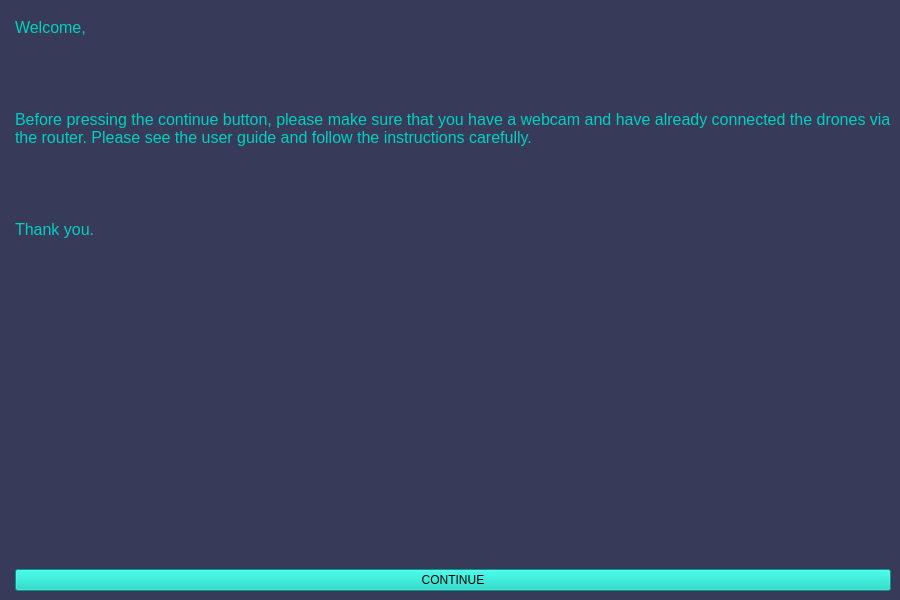
<?xml version="1.0" encoding="UTF-8"?>
<ui version="4.0">
 <class>MainWindow</class>
 <widget class="QMainWindow" name="MainWindow">
  <property name="geometry">
   <rect>
    <x>0</x>
    <y>0</y>
    <width>900</width>
    <height>600</height>
   </rect>
  </property>
  <property name="sizePolicy">
   <sizepolicy hsizetype="Preferred" vsizetype="Preferred">
    <horstretch>0</horstretch>
    <verstretch>0</verstretch>
   </sizepolicy>
  </property>
  <property name="minimumSize">
   <size>
    <width>900</width>
    <height>600</height>
   </size>
  </property>
  <property name="maximumSize">
   <size>
    <width>900</width>
    <height>600</height>
   </size>
  </property>
  <property name="windowTitle">
   <string>Project Drone Dance by Team MCS7</string>
  </property>
  <property name="styleSheet">
   <string notr="true">background-color: rgb(56, 58, 89);	
color: rgb(255, 255, 255);</string>
  </property>
  <property name="iconSize">
   <size>
    <width>24</width>
    <height>24</height>
   </size>
  </property>
  <property name="toolButtonStyle">
   <enum>Qt::ToolButtonIconOnly</enum>
  </property>
  <widget class="QWidget" name="centralwidget">
   <layout class="QGridLayout" name="gridLayout">
    <property name="leftMargin">
     <number>0</number>
    </property>
    <property name="topMargin">
     <number>0</number>
    </property>
    <property name="rightMargin">
     <number>0</number>
    </property>
    <property name="bottomMargin">
     <number>0</number>
    </property>
    <property name="spacing">
     <number>0</number>
    </property>
    <item row="0" column="0">
     <widget class="QStackedWidget" name="stackedWidget">
      <property name="currentIndex">
       <number>0</number>
      </property>
      <widget class="QWidget" name="page_instructions">
       <layout class="QFormLayout" name="formLayout">
        <property name="formAlignment">
         <set>Qt::AlignBottom|Qt::AlignLeading|Qt::AlignLeft</set>
        </property>
        <item row="2" column="1">
         <widget class="QPushButton" name="button_proceed">
          <property name="layoutDirection">
           <enum>Qt::LeftToRight</enum>
          </property>
          <property name="styleSheet">
           <string notr="true">background-color: rgb(0, 209, 190);
font: 75 14pt &quot;Segoe UI&quot;;
color: rgb(0, 0, 0);
border-color: rgb(0, 0, 0);
</string>
          </property>
          <property name="text">
           <string>CONTINUE</string>
          </property>
         </widget>
        </item>
        <item row="0" column="1">
         <widget class="QLabel" name="label_description">
          <property name="font">
           <font>
            <family>Arial</family>
            <pointsize>16</pointsize>
           </font>
          </property>
          <property name="layoutDirection">
           <enum>Qt::LeftToRight</enum>
          </property>
          <property name="styleSheet">
           <string notr="true">color: rgb(98, 114, 164);</string>
          </property>
          <property name="text">
           <string>&lt;html&gt;&lt;head/&gt;&lt;body&gt;&lt;p&gt;&lt;span style=&quot; font-size:12pt; color:#00d1be;&quot;&gt;Welcome,&lt;/span&gt;&lt;/p&gt;&lt;p&gt;&lt;span style=&quot; font-size:12pt; color:#00d1be;&quot;&gt;&lt;br/&gt;&lt;/span&gt;&lt;/p&gt;&lt;p&gt;&lt;span style=&quot; font-size:12pt; color:#00d1be;&quot;&gt;Before pressing the continue button, please make sure that you have a webcam and have already connected the drones via the router. Please see the user guide and follow the instructions carefully.&lt;/span&gt;&lt;/p&gt;&lt;p&gt;&lt;span style=&quot; font-size:12pt; color:#00d1be;&quot;&gt;&lt;br/&gt;&lt;/span&gt;&lt;/p&gt;&lt;p&gt;&lt;span style=&quot; font-size:12pt; color:#00d1be;&quot;&gt;Thank you.&lt;/span&gt;&lt;/p&gt;&lt;/body&gt;&lt;/html&gt;</string>
          </property>
          <property name="alignment">
           <set>Qt::AlignLeading|Qt::AlignLeft|Qt::AlignVCenter</set>
          </property>
          <property name="wordWrap">
           <bool>true</bool>
          </property>
         </widget>
        </item>
        <item row="1" column="1">
         <spacer name="verticalSpacer">
          <property name="orientation">
           <enum>Qt::Vertical</enum>
          </property>
          <property name="sizeHint" stdset="0">
           <size>
            <width>20</width>
            <height>40</height>
           </size>
          </property>
         </spacer>
        </item>
       </layout>
      </widget>
      <widget class="QWidget" name="page_capture">
       <layout class="QGridLayout" name="gridLayout_2" rowstretch="5,1" columnstretch="3,0">
        <property name="leftMargin">
         <number>15</number>
        </property>
        <property name="topMargin">
         <number>15</number>
        </property>
        <property name="rightMargin">
         <number>15</number>
        </property>
        <property name="bottomMargin">
         <number>15</number>
        </property>
        <property name="spacing">
         <number>15</number>
        </property>
        <item row="0" column="0">
         <layout class="QVBoxLayout" name="verticalLayout_vidCapture">
          <item>
           <widget class="QFrame" name="frame_vidCapture">
            <property name="styleSheet">
             <string notr="true">background-color: rgb(98, 114, 164);
border-radius: 10px;</string>
            </property>
            <property name="frameShape">
             <enum>QFrame::StyledPanel</enum>
            </property>
            <property name="frameShadow">
             <enum>QFrame::Raised</enum>
            </property>
            <layout class="QVBoxLayout" name="verticalLayout">
             <item>
              <widget class="QLabel" name="label_vidCapture">
               <property name="styleSheet">
                <string notr="true">border-radius: 10px;</string>
               </property>
               <property name="text">
                <string/>
               </property>
               <property name="alignment">
                <set>Qt::AlignCenter</set>
               </property>
              </widget>
             </item>
            </layout>
           </widget>
          </item>
         </layout>
        </item>
        <item row="1" column="0" colspan="2">
         <layout class="QVBoxLayout" name="verticalLayout_stats">
          <item>
           <widget class="QFrame" name="frame_stats">
            <property name="styleSheet">
             <string notr="true">background-color: rgb(98, 114, 164);
border-radius: 10px;</string>
            </property>
            <property name="frameShape">
             <enum>QFrame::StyledPanel</enum>
            </property>
            <property name="frameShadow">
             <enum>QFrame::Raised</enum>
            </property>
           </widget>
          </item>
         </layout>
        </item>
        <item row="0" column="1">
         <layout class="QVBoxLayout" name="verticalLayout_info">
          <item>
           <widget class="QFrame" name="frame_info">
            <property name="styleSheet">
             <string notr="true">background-color: rgb(98, 114, 164);
border-radius: 10px;</string>
            </property>
            <property name="frameShape">
             <enum>QFrame::StyledPanel</enum>
            </property>
            <property name="frameShadow">
             <enum>QFrame::Raised</enum>
            </property>
            <layout class="QVBoxLayout" name="verticalLayout_3">
             <item>
              <layout class="QVBoxLayout" name="verticalLayout_info_2" stretch="1,1,1,1">
               <property name="spacing">
                <number>14</number>
               </property>
               <property name="leftMargin">
                <number>5</number>
               </property>
               <property name="topMargin">
                <number>5</number>
               </property>
               <property name="rightMargin">
                <number>5</number>
               </property>
               <property name="bottomMargin">
                <number>5</number>
               </property>
               <item>
                <widget class="QFrame" name="frame_currentHandGesture">
                 <property name="styleSheet">
                  <string notr="true">background-color: rgb(175, 175, 175);
border-color: rgb(0, 0, 0);</string>
                 </property>
                 <property name="frameShape">
                  <enum>QFrame::StyledPanel</enum>
                 </property>
                 <property name="frameShadow">
                  <enum>QFrame::Raised</enum>
                 </property>
                 <layout class="QVBoxLayout" name="verticalLayout_5">
                  <property name="spacing">
                   <number>0</number>
                  </property>
                  <property name="leftMargin">
                   <number>0</number>
                  </property>
                  <property name="topMargin">
                   <number>0</number>
                  </property>
                  <property name="rightMargin">
                   <number>0</number>
                  </property>
                  <property name="bottomMargin">
                   <number>0</number>
                  </property>
                  <item>
                   <layout class="QVBoxLayout" name="verticalLayout_info_3" stretch="1,2">
                    <property name="spacing">
                     <number>0</number>
                    </property>
                    <property name="sizeConstraint">
                     <enum>QLayout::SetFixedSize</enum>
                    </property>
                    <item>
                     <widget class="QFrame" name="frame_handGesture_top">
                      <property name="styleSheet">
                       <string notr="true">background-color: rgb(112, 112, 112);
border-radius: 0px;</string>
                      </property>
                      <property name="frameShape">
                       <enum>QFrame::StyledPanel</enum>
                      </property>
                      <property name="frameShadow">
                       <enum>QFrame::Raised</enum>
                      </property>
                      <layout class="QGridLayout" name="gridLayout_3">
                       <item row="0" column="0">
                        <widget class="QLabel" name="label_handGesture_title">
                         <property name="font">
                          <font>
                           <family>Segoe UI</family>
                           <pointsize>10</pointsize>
                           <weight>75</weight>
                           <bold>true</bold>
                          </font>
                         </property>
                         <property name="text">
                          <string>Current Predicted Hand Gesture</string>
                         </property>
                         <property name="alignment">
                          <set>Qt::AlignCenter</set>
                         </property>
                        </widget>
                       </item>
                      </layout>
                     </widget>
                    </item>
                    <item>
                     <widget class="QFrame" name="frame_handGesture_bottom">
                      <property name="styleSheet">
                       <string notr="true">border-width : 10px 1px 10px 1px;</string>
                      </property>
                      <property name="frameShape">
                       <enum>QFrame::StyledPanel</enum>
                      </property>
                      <property name="frameShadow">
                       <enum>QFrame::Raised</enum>
                      </property>
                      <layout class="QGridLayout" name="gridLayout_4">
                       <item row="0" column="0">
                        <widget class="QLabel" name="label_handGesture_prediction">
                         <property name="font">
                          <font>
                           <family>Arial</family>
                           <pointsize>12</pointsize>
                           <weight>75</weight>
                           <bold>true</bold>
                          </font>
                         </property>
                         <property name="styleSheet">
                          <string notr="true">color: rgb(0, 0, 0);</string>
                         </property>
                         <property name="text">
                          <string/>
                         </property>
                         <property name="textFormat">
                          <enum>Qt::PlainText</enum>
                         </property>
                         <property name="alignment">
                          <set>Qt::AlignCenter</set>
                         </property>
                        </widget>
                       </item>
                      </layout>
                     </widget>
                    </item>
                   </layout>
                  </item>
                 </layout>
                </widget>
               </item>
               <item>
                <widget class="QFrame" name="frame_gestureCaptured">
                 <property name="styleSheet">
                  <string notr="true">background-color: rgb(175, 175, 175);</string>
                 </property>
                 <property name="frameShape">
                  <enum>QFrame::StyledPanel</enum>
                 </property>
                 <property name="frameShadow">
                  <enum>QFrame::Raised</enum>
                 </property>
                 <layout class="QVBoxLayout" name="verticalLayout_8">
                  <property name="spacing">
                   <number>0</number>
                  </property>
                  <property name="leftMargin">
                   <number>0</number>
                  </property>
                  <property name="topMargin">
                   <number>0</number>
                  </property>
                  <property name="rightMargin">
                   <number>0</number>
                  </property>
                  <property name="bottomMargin">
                   <number>0</number>
                  </property>
                  <item>
                   <layout class="QVBoxLayout" name="verticalLayout_info_4" stretch="1,2">
                    <property name="spacing">
                     <number>0</number>
                    </property>
                    <property name="sizeConstraint">
                     <enum>QLayout::SetFixedSize</enum>
                    </property>
                    <item>
                     <widget class="QFrame" name="frame_gestureCaptured_top">
                      <property name="styleSheet">
                       <string notr="true">background-color: rgb(112, 112, 112);
border-radius: 0px;</string>
                      </property>
                      <property name="frameShape">
                       <enum>QFrame::StyledPanel</enum>
                      </property>
                      <property name="frameShadow">
                       <enum>QFrame::Raised</enum>
                      </property>
                      <layout class="QGridLayout" name="gridLayout_5">
                       <item row="0" column="0">
                        <widget class="QLabel" name="label_gestureCaptured_title">
                         <property name="font">
                          <font>
                           <family>Segoe UI</family>
                           <pointsize>10</pointsize>
                           <weight>75</weight>
                           <bold>true</bold>
                          </font>
                         </property>
                         <property name="text">
                          <string>Gesture Captured</string>
                         </property>
                         <property name="alignment">
                          <set>Qt::AlignCenter</set>
                         </property>
                        </widget>
                       </item>
                      </layout>
                     </widget>
                    </item>
                    <item>
                     <widget class="QFrame" name="frame_gestureCaptured_bottom">
                      <property name="styleSheet">
                       <string notr="true">border-width : 10px 1px 10px 1px;</string>
                      </property>
                      <property name="frameShape">
                       <enum>QFrame::StyledPanel</enum>
                      </property>
                      <property name="frameShadow">
                       <enum>QFrame::Raised</enum>
                      </property>
                      <layout class="QGridLayout" name="gridLayout_6">
                       <property name="leftMargin">
                        <number>0</number>
                       </property>
                       <property name="topMargin">
                        <number>0</number>
                       </property>
                       <property name="rightMargin">
                        <number>0</number>
                       </property>
                       <property name="bottomMargin">
                        <number>0</number>
                       </property>
                       <item row="0" column="0">
                        <widget class="QLabel" name="label_gestureCaptured_output">
                         <property name="font">
                          <font>
                           <family>Arial</family>
                           <pointsize>12</pointsize>
                           <weight>75</weight>
                           <bold>true</bold>
                          </font>
                         </property>
                         <property name="styleSheet">
                          <string notr="true">color: rgb(0, 0, 0);</string>
                         </property>
                         <property name="text">
                          <string/>
                         </property>
                         <property name="alignment">
                          <set>Qt::AlignCenter</set>
                         </property>
                        </widget>
                       </item>
                      </layout>
                     </widget>
                    </item>
                   </layout>
                  </item>
                 </layout>
                </widget>
               </item>
               <item>
                <widget class="QFrame" name="frame_instructionToBeExecuted">
                 <property name="styleSheet">
                  <string notr="true">background-color: rgb(175, 175, 175);</string>
                 </property>
                 <property name="frameShape">
                  <enum>QFrame::StyledPanel</enum>
                 </property>
                 <property name="frameShadow">
                  <enum>QFrame::Raised</enum>
                 </property>
                 <layout class="QVBoxLayout" name="verticalLayout_9">
                  <property name="spacing">
                   <number>0</number>
                  </property>
                  <property name="leftMargin">
                   <number>0</number>
                  </property>
                  <property name="topMargin">
                   <number>0</number>
                  </property>
                  <property name="rightMargin">
                   <number>0</number>
                  </property>
                  <property name="bottomMargin">
                   <number>0</number>
                  </property>
                  <item>
                   <layout class="QVBoxLayout" name="verticalLayout_info_5" stretch="1,2">
                    <property name="spacing">
                     <number>0</number>
                    </property>
                    <property name="sizeConstraint">
                     <enum>QLayout::SetFixedSize</enum>
                    </property>
                    <item>
                     <widget class="QFrame" name="frame_instructionToBeExecuted_top">
                      <property name="styleSheet">
                       <string notr="true">background-color: rgb(112, 112, 112);
border-radius: 0px;</string>
                      </property>
                      <property name="frameShape">
                       <enum>QFrame::StyledPanel</enum>
                      </property>
                      <property name="frameShadow">
                       <enum>QFrame::Raised</enum>
                      </property>
                      <layout class="QGridLayout" name="gridLayout_11">
                       <item row="0" column="0">
                        <widget class="QLabel" name="label_instructionToBeExecuted_title">
                         <property name="font">
                          <font>
                           <family>Segoe UI</family>
                           <pointsize>10</pointsize>
                           <weight>75</weight>
                           <bold>true</bold>
                          </font>
                         </property>
                         <property name="text">
                          <string>Instruction to be executed</string>
                         </property>
                         <property name="alignment">
                          <set>Qt::AlignCenter</set>
                         </property>
                        </widget>
                       </item>
                      </layout>
                     </widget>
                    </item>
                    <item>
                     <widget class="QFrame" name="frame_instructionToBeExecuted_bottom">
                      <property name="styleSheet">
                       <string notr="true">border-width : 10px 1px 10px 1px;</string>
                      </property>
                      <property name="frameShape">
                       <enum>QFrame::StyledPanel</enum>
                      </property>
                      <property name="frameShadow">
                       <enum>QFrame::Raised</enum>
                      </property>
                      <layout class="QGridLayout" name="gridLayout_12">
                       <property name="leftMargin">
                        <number>0</number>
                       </property>
                       <property name="topMargin">
                        <number>0</number>
                       </property>
                       <property name="rightMargin">
                        <number>0</number>
                       </property>
                       <property name="bottomMargin">
                        <number>0</number>
                       </property>
                       <item row="0" column="0">
                        <widget class="QLabel" name="label_instructionToBeExecuted_output">
                         <property name="font">
                          <font>
                           <family>Arial</family>
                           <pointsize>12</pointsize>
                           <weight>75</weight>
                           <bold>true</bold>
                          </font>
                         </property>
                         <property name="styleSheet">
                          <string notr="true">color: rgb(0, 0, 0);</string>
                         </property>
                         <property name="text">
                          <string/>
                         </property>
                         <property name="alignment">
                          <set>Qt::AlignCenter</set>
                         </property>
                        </widget>
                       </item>
                      </layout>
                     </widget>
                    </item>
                   </layout>
                  </item>
                 </layout>
                </widget>
               </item>
               <item>
                <widget class="QFrame" name="frame_prevInstructionToDrones">
                 <property name="styleSheet">
                  <string notr="true">background-color: rgb(175, 175, 175);</string>
                 </property>
                 <property name="frameShape">
                  <enum>QFrame::StyledPanel</enum>
                 </property>
                 <property name="frameShadow">
                  <enum>QFrame::Raised</enum>
                 </property>
                 <layout class="QVBoxLayout" name="verticalLayout_2">
                  <property name="spacing">
                   <number>0</number>
                  </property>
                  <property name="leftMargin">
                   <number>0</number>
                  </property>
                  <property name="topMargin">
                   <number>0</number>
                  </property>
                  <property name="rightMargin">
                   <number>0</number>
                  </property>
                  <property name="bottomMargin">
                   <number>0</number>
                  </property>
                  <item>
                   <layout class="QVBoxLayout" name="verticalLayout_info_7" stretch="1,2">
                    <property name="spacing">
                     <number>0</number>
                    </property>
                    <property name="sizeConstraint">
                     <enum>QLayout::SetFixedSize</enum>
                    </property>
                    <item>
                     <widget class="QFrame" name="frame_prevInstructionToDrones_top">
                      <property name="styleSheet">
                       <string notr="true">background-color: rgb(112, 112, 112);
border-radius: 0px;</string>
                      </property>
                      <property name="frameShape">
                       <enum>QFrame::StyledPanel</enum>
                      </property>
                      <property name="frameShadow">
                       <enum>QFrame::Raised</enum>
                      </property>
                      <layout class="QGridLayout" name="gridLayout_7">
                       <item row="0" column="0">
                        <widget class="QLabel" name="label_prevInstructionToDrones_title">
                         <property name="font">
                          <font>
                           <family>Segoe UI</family>
                           <pointsize>10</pointsize>
                           <weight>75</weight>
                           <bold>true</bold>
                          </font>
                         </property>
                         <property name="text">
                          <string>Previous Instruction to Drone Swarm</string>
                         </property>
                         <property name="alignment">
                          <set>Qt::AlignCenter</set>
                         </property>
                        </widget>
                       </item>
                      </layout>
                     </widget>
                    </item>
                    <item>
                     <widget class="QFrame" name="frame_prevInstructionToDrones_bottom">
                      <property name="styleSheet">
                       <string notr="true">border-width : 10px 1px 10px 1px;</string>
                      </property>
                      <property name="frameShape">
                       <enum>QFrame::StyledPanel</enum>
                      </property>
                      <property name="frameShadow">
                       <enum>QFrame::Raised</enum>
                      </property>
                      <layout class="QGridLayout" name="gridLayout_8">
                       <item row="0" column="0">
                        <widget class="QLabel" name="label_prevInstructionToDrones_output">
                         <property name="font">
                          <font>
                           <family>Arial</family>
                           <pointsize>12</pointsize>
                           <weight>75</weight>
                           <bold>true</bold>
                          </font>
                         </property>
                         <property name="styleSheet">
                          <string notr="true">color: rgb(0, 0, 0);</string>
                         </property>
                         <property name="text">
                          <string/>
                         </property>
                         <property name="alignment">
                          <set>Qt::AlignCenter</set>
                         </property>
                        </widget>
                       </item>
                      </layout>
                     </widget>
                    </item>
                   </layout>
                  </item>
                 </layout>
                </widget>
               </item>
              </layout>
             </item>
            </layout>
           </widget>
          </item>
         </layout>
        </item>
       </layout>
      </widget>
     </widget>
    </item>
   </layout>
  </widget>
 </widget>
 <resources/>
 <connections/>
</ui>
